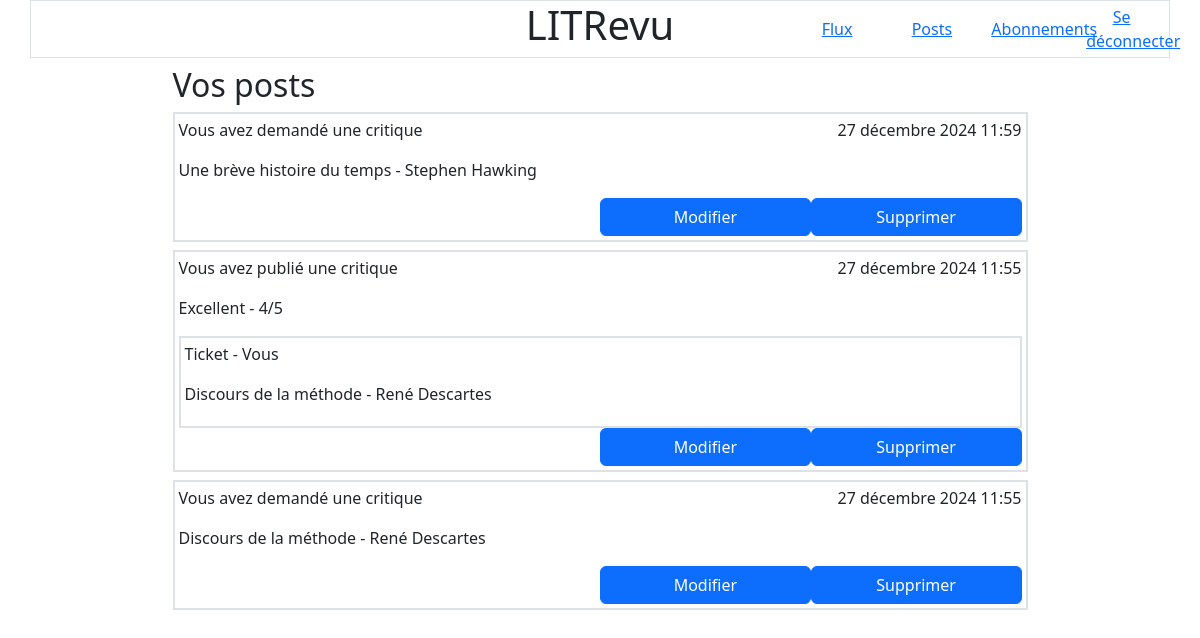
The page /posts/ (signed in) on the database as committed earlier.
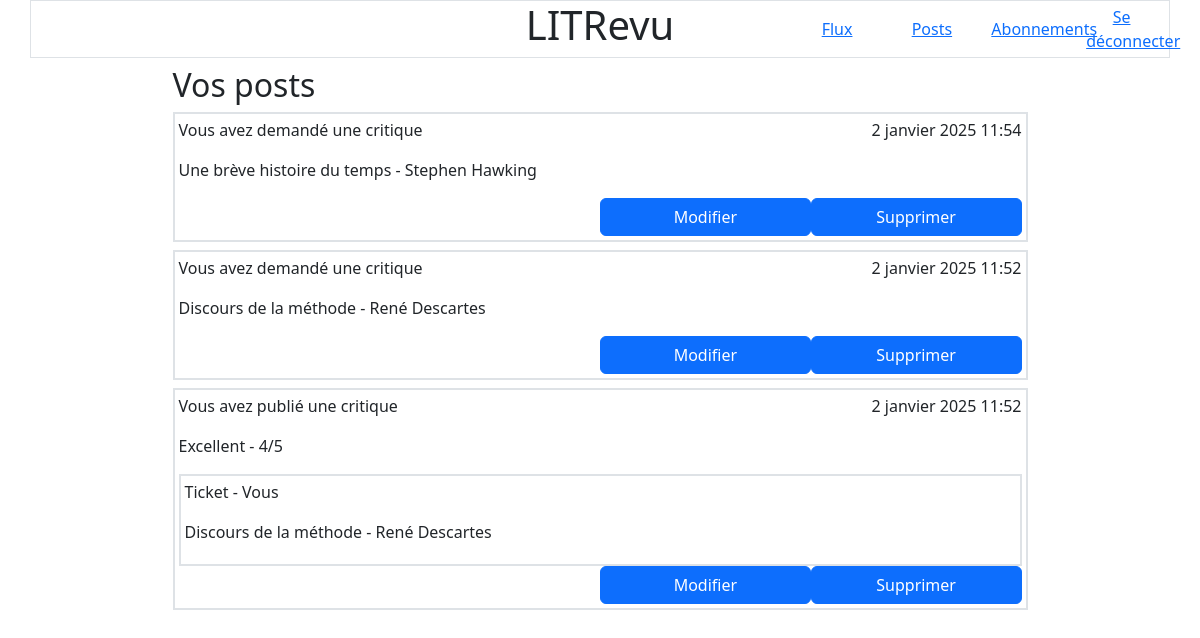
The same page on the database as committed later.
### review/models.py (models this page shows, shortened)
class Ticket(models.Model):
    title = models.CharField(max_length=128, verbose_name="Titre")
    description = models.TextField(max_length=2048, blank=True)
    user = models.ForeignKey(settings.AUTH_USER_MODEL, on_delete=models.CASCADE)
    image = models.ImageField(null=True, blank=True)
    time_created = models.DateTimeField(auto_now_add=True)

class Review(models.Model):
    ticket = models.ForeignKey(Ticket, on_delete=models.CASCADE)
    headline = models.CharField(max_length=128, verbose_name="Titre")
    rating = models.PositiveSmallIntegerField(
        validators=[
            MinValueValidator(0),
            MaxValueValidator(5)
        ],
        verbose_name="Note"
    )
    user = models.ForeignKey(settings.AUTH_USER_MODEL, on_delete=models.CASCADE)
    body = models.TextField(max_length=8192, blank=True, verbose_name="Commentaire")
    time_created = models.DateTimeField(auto_now_add=True)
    class Meta:
        unique_together = ("user", "ticket")

### review/views.py (the view)
# urls.py: path("posts/", views.posts, name="posts"),
@login_required
def posts(request):
    tickets = models.Ticket.objects.filter(user=request.user)
    reviews = models.Review.objects.filter(user=request.user)
    tickets = tickets.annotate(content_type=Value("TICKET", CharField()))
    reviews = reviews.annotate(content_type=Value("REVIEW", CharField()))
    posts = sorted(chain(tickets, reviews), key=lambda post: post.time_created, reverse=True)
    return render(request, "review/posts.html", {"posts": posts})

### review/templates/review/posts.html
{% extends 'base.html' %}
{% block content %}
<div class="container w-75">
    <h2 class="row mt-2">Vos posts</h2>
    {% for post in posts %}
    <div class="row mt-2 p-1 border border-2">
        {% if post.content_type == "TICKET" %}
        {% include 'review/ticket.html' with ticket=post %}
        <a class="btn btn-primary col-3 offset-6" href="{% url 'update_ticket' post.id %}">Modifier</a>
        <a class="btn btn-primary col-3" href="{% url 'delete_ticket' post.id %}">Supprimer</a>
        {% elif post.content_type == "REVIEW" %}
        {% include 'review/review.html' with review=post %}
        <a class="btn btn-primary col-3 offset-6" href="{% url 'update_review' post.id %}">Modifier</a>
        <a class="btn btn-primary col-3" href="{% url 'delete_review' post.id %}">Supprimer</a>
        {% endif %}
    </div>
    {% endfor %}
</div>
{% endblock %}

### review/templates/review/ticket.html (shortened to what this page needs)
<div class="container">
    <div class="row">
        <p class="col-6 px-0">
            {% if ticket.user == user %}
            Vous avez
            {% else %}
            {{ticket.user}} a
            {% endif %}
            demandé une critique
        </p>
        <p class="col-6 text-end px-0">{{ticket.time_created}}</p>
    </div>
    <p class="row">{{ticket.title}}</p>
</div>

### review/templates/review/review.html (shortened to what this page needs)
<div class="container">
    <div class="row">
        <p class="col-6 px-0">
            {% if review.user == user %}
            Vous avez
            {% else %}
            {{review.user}} a
            {% endif %}
            publié une critique
        </p>
        <p class="col-6 text-end px-0">{{review.time_created}}</p>
    </div>
    <p class="row">{{review.headline}} - {{review.rating}}/5</p>
    <div class="row border border-2">
        <div class="container m-1">
            <p class="row">
                Ticket -
                {% if review.ticket.user == user %}
                Vous
                {% else %}
                {{review.ticket.user}}
                {% endif %}
            </p>
            <p class="row">{{review.ticket.title}}</p>
        </div>
    </div>
</div>

Rows that differ between the two databases and show on the page:
removed Ticket: shows "Vous avez", time_created "27 décembre 2024 11:59", title "Une brève histoire du temps - Stephen Hawking"
removed Review: shows "Vous avez", time_created "27 décembre 2024 11:55", headline "Excellent", rating "4", ticket "Discours de la méthode - René Descartes"
removed Ticket: shows "Vous avez", time_created "27 décembre 2024 11:55", title "Discours de la méthode - René Descartes"
added Ticket: shows "Vous avez", time_created "2 janvier 2025 11:54", title "Une brève histoire du temps - Stephen Hawking"
added Ticket: shows "Vous avez", time_created "2 janvier 2025 11:52", title "Discours de la méthode - René Descartes"
added Review: shows "Vous avez", time_created "2 janvier 2025 11:52", headline "Excellent", rating "4", ticket "Discours de la méthode - René Descartes"
